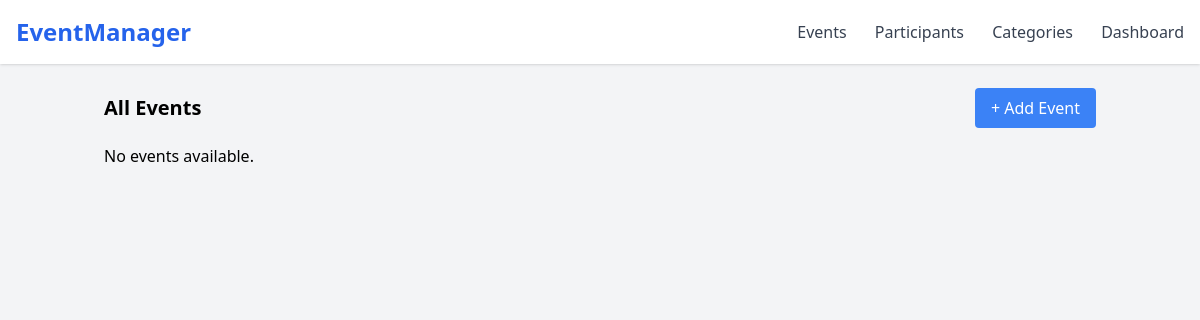
The app's page /, older data.
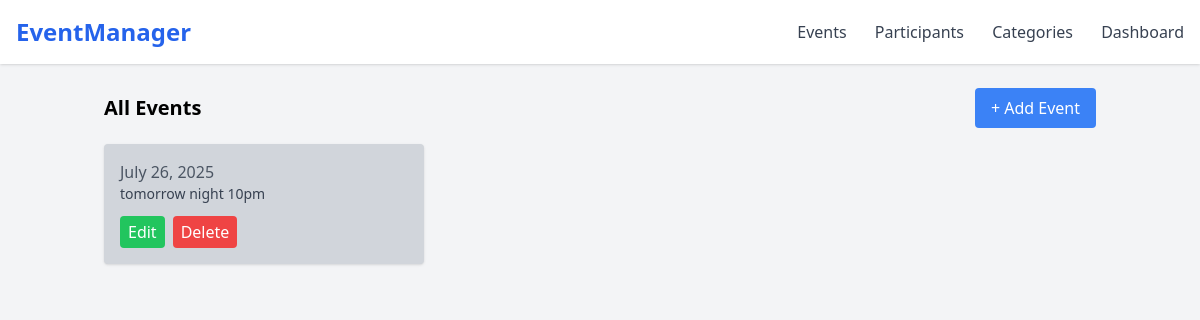
The same page, newer data.
### events/models.py (models this page shows, shortened)
class Event(models.Model):
    name = models.CharField(max_length=200)
    description = models.TextField()
    date = models.DateField()
    time = models.TimeField()
    location = models.CharField(max_length=200)
    category = models.ForeignKey(Category, on_delete=models.SET_NULL, null=True, blank=True)

### events/views.py (the view)
# urls.py: path('', views.event_list, name='event_list'),
def event_list(request):
    query = request.GET.get('q')
    events = Event.objects.select_related('category')
    if query:
        events = events.filter(
            Q(name__icontains=query) | Q(description__icontains=query)
        )
    return render(request, 'events/event_list.html', {'events': events})

### events/templates/events/event_list.html (shortened to what this page needs)
{% extends 'base.html' %}
{% block content %}
<div class="flex justify-between items-center mb-4">
    <h2 class="text-xl font-bold"> All Events</h2>
    <a href="{% url 'event_create' %}" class="bg-blue-500 text-white px-4 py-2 rounded">+ Add Event</a>
</div>
{% if events %}
<div class="grid grid-cols-1 md:grid-cols-2 lg:grid-cols-3 gap-4">
    {% for event in events %}
    <div class="bg-gray-300 p-4 rounded shadow hover:shadow-md">
        <p class="text-gray-600">{{ event.date }}</p>
        <p class="text-sm text-gray-700 truncate">{{ event.description }}</p>
        <div class="mt-3 flex gap-2">
            <a href="{% url 'event_update' event.id %}" class="bg-green-500 text-white px-2 py-1 rounded">Edit</a>
            <a href="{% url 'event_delete' event.id %}" class="bg-red-500 text-white px-2 py-1 rounded">Delete</a>
        </div>
    </div>
    {% endfor %}
</div>
{% else %}
<p>No events available.</p>
{% endif %}
{% endblock %}

Row changes from the older to the newer data that the page shows:
added Event: date "July 26, 2025", description "tomorrow night 10pm"
Text that changed along with them:
text no longer shown: "No events available."
